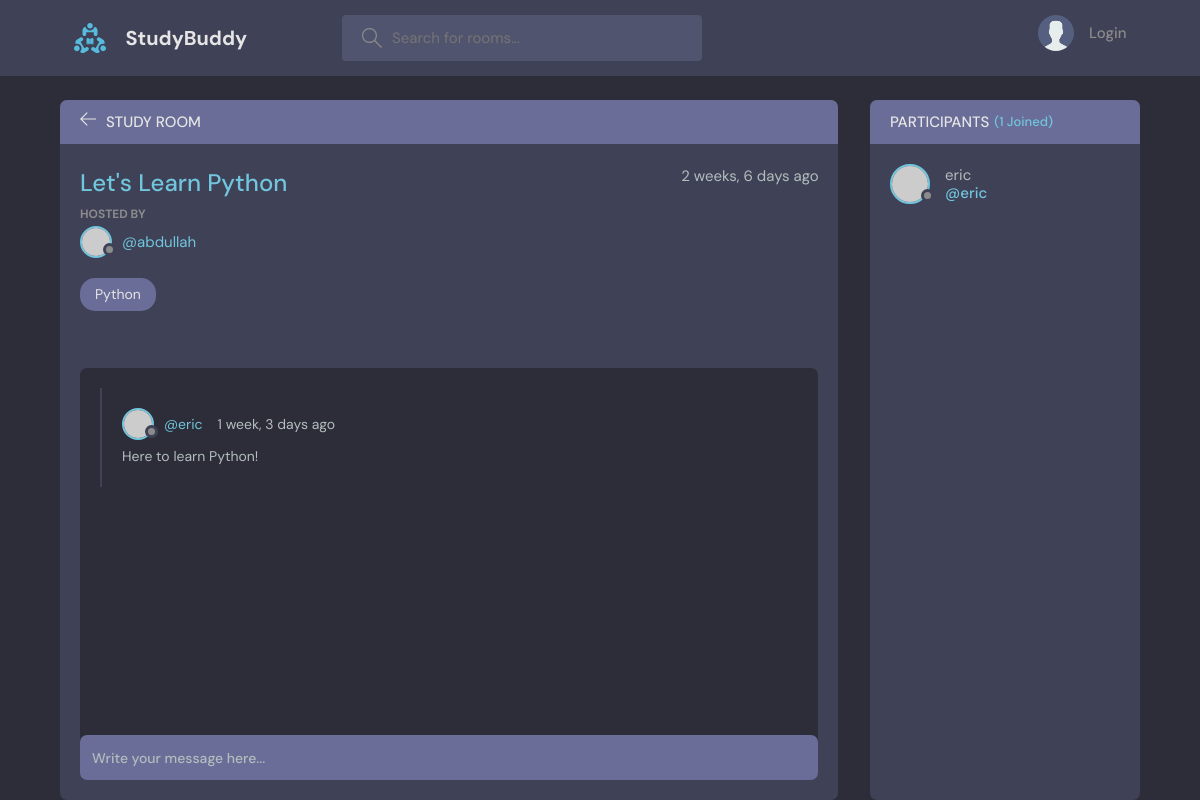
Page /room/3/ on the committed database.
### base/models.py (models this page shows, shortened)
class Room(models.Model):
    host = models.ForeignKey(User, on_delete=models.SET_NULL, null=True)
    topic = models.ForeignKey(Topic, on_delete=models.SET_NULL, null=True)
    name: str = models.CharField(max_length=200)
    description = models.TextField(null=True, blank=True)
    participant = models.ManyToManyField(User, related_name="participant", blank=True)
    updated = models.DateTimeField(auto_now=True)
    created = models.DateTimeField(auto_now_add=True)
    class Meta:
        ordering = ['-updated', '-created']

class Topic(models.Model):
    name: str = models.CharField(max_length=200)
    def __str__(self):
        return self.name

class Message(models.Model):
    user = models.ForeignKey(User, on_delete=models.CASCADE)
    room = models.ForeignKey(Room, on_delete=models.CASCADE)
    body: str = models.TextField()
    updated = models.DateTimeField(auto_now=True)
    created = models.DateTimeField(auto_now_add=True)
    class Meta:
        ordering = ['-updated', '-created']

### base/views.py (the view, shortened to what this page needs)
# urls.py: path("room/<str:pk>/", views.room, name="room"),
def room(request, pk):
    room_table: QuerySet[Room] = Room.objects.get(id=pk)
    room_messages = room_table.message_set.all().order_by("-created")
    participants = room_table.participant.all()
    context = {'room': room_table,
               'room_messages': room_messages,
               'participants': participants}
    return render(request, 'base/room.html', context)

### base/templates/base/room.html (shortened to what this page needs)
{% extends 'main.html' %}
{% block content %}
    <main class="profile-page layout layout--2">
        <div class="container">
            <div class="room">
                <div class="room__top">
                    <div class="room__topLeft">
                        <a href="{% url 'home' %}">
                            <svg version="1.1" xmlns="http://www.w3.org/2000/svg" width="32" height="32"
                                 viewBox="0 0 32 32">
                                <title>arrow-left</title>
                                <path
                                        d="M13.723 2.286l-13.723 13.714 13.719 13.714 1.616-1.611-10.96-10.96h27.625v-2.286h-27.625l10.965-10.965-1.616-1.607z"
                                ></path>
                            </svg>
                        </a>
                        <h3>Study Room</h3>
                    </div>
                </div>
                <div class="room__box scroll">
                    <div class="room__header scroll">
                        <div class="room__info">
                            <h3>{{ room.name }}</h3>
                            <span>{{ room.created|timesince }} ago</span>
                        </div>
                        <div class="room__hosted">
                            <p>Hosted By</p>
                            <a href="{% url 'user-profile' room.host.id %}" class="room__author">
                                <div class="avatar avatar--small">
                                    <img src="https://randomuser.me/api/portraits/men/37.jpg" alt=""/>
                                </div>
                                <span>@{{ room.host.username }}</span>
                            </a>
                        </div>
                        <span class="room__topics">{{ room.topic }}</span>
                    </div>
                    <div class="room__conversation">
                        <div class="threads scroll">
                            {% for message in room_messages %}
                                <div class="thread">
                                    <div class="thread__top">
                                        <div class="thread__author">
                                            <a href="{% url 'user-profile' message.user.id %}"
                                               class="thread__authorInfo">
                                                <div class="avatar avatar--small">
                                                    <img src="https://randomuser.me/api/portraits/men/37.jpg" alt=""/>
                                                </div>
                                                <span>@{{ message.user.username }}</span>
                                            </a>
                                            <span class="thread__date">{{ message.created|timesince }} ago</span>
                                        </div>
                                    </div>
                                    <div class="thread__details">
                                        {{ message.body }}
                                    </div>
                                </div>
                            {% endfor %}
                        </div>
                    </div>
                </div>
                <div class="room__message">
                    <form action="" method="post">
                        <input name="body" placeholder="Write your message here..."/>
                    </form>
                </div>
            </div>
            <div class="participants">
                <h3 class="participants__top">Participants <span>({{ participants.count }} Joined)</span></h3>
                <div class="participants__list scroll">
                    {% for user in participants %}
                        <a href="{% url 'user-profile' user.id %}" class="participant">
                            <div class="avatar avatar--medium">
                                <img src="https://randomuser.me/api/portraits/men/37.jpg" alt=""/>
                            </div>
                            <p>
                                {{ user.username }}
                                <span>@{{ user.username }}</span>
                            </p>
                        </a>
                    {% endfor %}
                </div>
            </div>
        </div>
    </main>
{% endblock content %}

### rows in the picture
Room: name "Let's Learn Python", created "2 weeks, 6 days", host.username "abdullah", topic "Python"
Message: user.username "eric", created "1 week, 3 days", body "Here to learn Python!"

### other values in the picture
{{ participants.count }} "1"
{{ user.username }} "eric"
